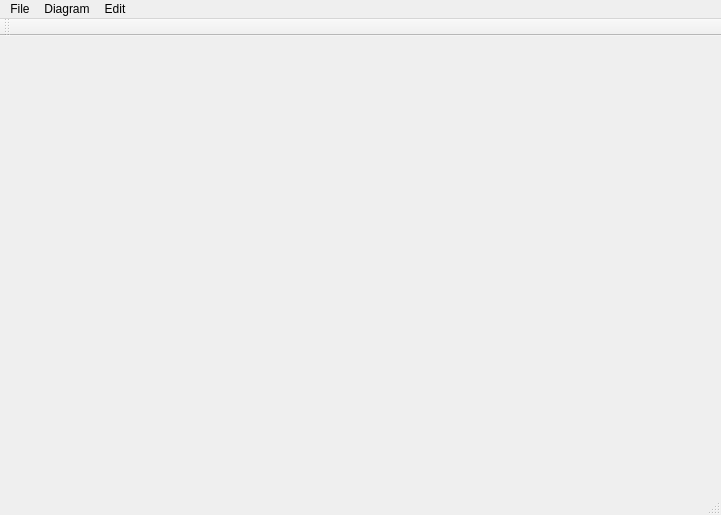
<?xml version="1.0" encoding="UTF-8"?>
<ui version="4.0">
 <class>GraphUIClass</class>
 <widget class="QMainWindow" name="GraphUIClass">
  <property name="geometry">
   <rect>
    <x>0</x>
    <y>0</y>
    <width>721</width>
    <height>515</height>
   </rect>
  </property>
  <property name="mouseTracking">
   <bool>false</bool>
  </property>
  <property name="windowTitle">
   <string>Activity Diagram Drawing Tool</string>
  </property>
  <widget class="QWidget" name="centralWidget"/>
  <widget class="QMenuBar" name="menuBar">
   <property name="geometry">
    <rect>
     <x>0</x>
     <y>0</y>
     <width>721</width>
     <height>22</height>
    </rect>
   </property>
   <widget class="QMenu" name="menuFile">
    <property name="title">
     <string>File</string>
    </property>
    <addaction name="actionOpen"/>
    <addaction name="actionSave"/>
    <addaction name="separator"/>
    <addaction name="actionExit"/>
   </widget>
   <widget class="QMenu" name="menuDiagram">
    <property name="title">
     <string>Diagram</string>
    </property>
    <addaction name="actionCheck_paths_between_two_glyphs"/>
   </widget>
   <widget class="QMenu" name="menuEdit">
    <property name="title">
     <string>Edit</string>
    </property>
    <addaction name="actionDelete"/>
    <addaction name="separator"/>
    <addaction name="actionCopy"/>
    <addaction name="actionCut"/>
    <addaction name="actionPaste"/>
   </widget>
   <addaction name="menuFile"/>
   <addaction name="menuDiagram"/>
   <addaction name="menuEdit"/>
  </widget>
  <widget class="QToolBar" name="mainToolBar">
   <attribute name="toolBarArea">
    <enum>TopToolBarArea</enum>
   </attribute>
   <attribute name="toolBarBreak">
    <bool>false</bool>
   </attribute>
  </widget>
  <widget class="QStatusBar" name="statusBar"/>
  <action name="actionOpen">
   <property name="icon">
    <iconset theme="./Resources/openfile.png">
     <normaloff>Resources/openfile.png</normaloff>Resources/openfile.png</iconset>
   </property>
   <property name="text">
    <string>Open</string>
   </property>
   <property name="shortcut">
    <string>Ctrl+O</string>
   </property>
  </action>
  <action name="actionExit">
   <property name="icon">
    <iconset theme="./Resources/close.png">
     <normaloff>Resources/close.png</normaloff>Resources/close.png</iconset>
   </property>
   <property name="text">
    <string>Exit</string>
   </property>
   <property name="shortcut">
    <string>Ctrl+X</string>
   </property>
  </action>
  <action name="actionCheck_paths_between_two_glyphs">
   <property name="icon">
    <iconset theme="./Resources/path.png">
     <normaloff>Resources/path.png</normaloff>Resources/path.png</iconset>
   </property>
   <property name="text">
    <string>Check paths between two glyphs</string>
   </property>
   <property name="shortcut">
    <string>Ctrl+P</string>
   </property>
  </action>
  <action name="actionDelete">
   <property name="icon">
    <iconset>
     <normaloff>Resources/delete.png</normaloff>Resources/delete.png</iconset>
   </property>
   <property name="text">
    <string>Delete</string>
   </property>
   <property name="shortcut">
    <string>Del</string>
   </property>
  </action>
  <action name="actionCopy">
   <property name="icon">
    <iconset>
     <normaloff>Resources/copy.png</normaloff>Resources/copy.png</iconset>
   </property>
   <property name="text">
    <string>Copy</string>
   </property>
   <property name="shortcut">
    <string>Ctrl+C</string>
   </property>
  </action>
  <action name="actionCut">
   <property name="icon">
    <iconset>
     <normaloff>Resources/cut.png</normaloff>Resources/cut.png</iconset>
   </property>
   <property name="text">
    <string>Cut</string>
   </property>
   <property name="shortcut">
    <string>Ctrl+X</string>
   </property>
  </action>
  <action name="actionPaste">
   <property name="icon">
    <iconset>
     <normaloff>Resources/paste.png</normaloff>Resources/paste.png</iconset>
   </property>
   <property name="text">
    <string>Paste</string>
   </property>
   <property name="shortcut">
    <string>Ctrl+V</string>
   </property>
  </action>
  <action name="actionSave">
   <property name="icon">
    <iconset>
     <normaloff>Resources/savefile.png</normaloff>Resources/savefile.png</iconset>
   </property>
   <property name="text">
    <string>Save</string>
   </property>
   <property name="shortcut">
    <string>Ctrl+S</string>
   </property>
  </action>
 </widget>
 <layoutdefault spacing="6" margin="11"/>
 <resources>
  <include location="GraphUI.qrc"/>
 </resources>
 <connections/>
 <slots>
  <slot>openDiagram()</slot>
  <slot>updatePanel()</slot>
  <slot>getMouse()</slot>
 </slots>
</ui>
